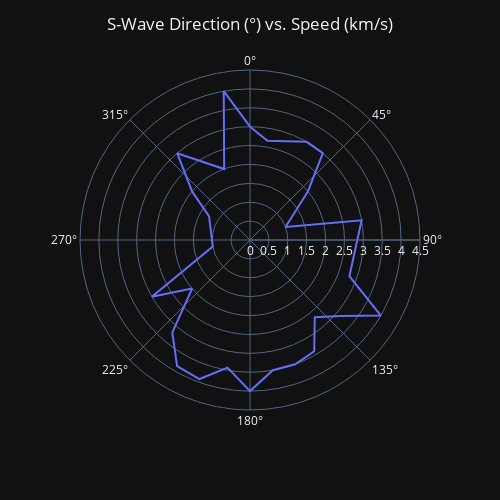

Notebook source saved alongside this figure:
### Code cell
#plot S-Waves
slog = pd.DataFrame()
slog = slog.assign(azi=log[log.phase == 'S'].azimuth)
slog = slog.assign(velocity=log[log.phase == 'S'].velocity)

def azi_binner(azi):
    if azi > 355:
        return 0
    else:
        return np.round(azi/10)*10
azis_binned = slog.get('azi').apply(azi_binner)
new_velocity = slog.get('velocity').apply(int)
slog = slog.assign(v = new_velocity)
slog = slog.assign(bins = azis_binned)
slog = slog.groupby('bins').mean().reset_index()

fig = px.line_polar(slog, r="v", theta="bins", line_close=True, range_r=[0,4.5], width =500, height =500, template="plotly_dark")
fig.update_layout(title_text='S-Wave Direction (\N{DEGREE SIGN}) vs. Speed (km/s)', title_x=0.5)
fig.show()

### Figure 1 — Plotly figure (JSON) as saved in the notebook; plotly's stock layout.template omitted (floating-point values rounded to 4 significant figures)
{"data": [{"hovertemplate": "v=%{r}<br>bins=%{theta}<extra></extra>", "legendgroup": "", "line": {"color": "#636efa", "dash": "solid"}, "marker": {"symbol": "circle"}, "mode": "lines", "name": "", "r": [3, 2.667, 3, 3, 2, 1, 3, 2.8, 4, 3.125, 2.667, 3.4, 3.5, 3.5, 4, 3.429, 3.917, 3.857, 3.2, 2, 3, 1, 1.25, 2, 3, 2, 4, 3], "showlegend": false, "subplot": "polar", "theta": [0, 10, 30, 40, 50, 70, 80, 110, 120, 130, 140, 150, 160, 170, 180, 190, 200, 210, 220, 230, 240, 260, 300, 310, 320, 340, 350, 0], "type": "scatterpolar"}], "layout": {"height": 500, "legend": {"tracegroupgap": 0}, "margin": {"t": 60}, "polar": {"angularaxis": {"direction": "clockwise", "rotation": 90, "type": "linear"}, "domain": {"x": [0, 1], "y": [0, 1]}, "radialaxis": {"autorange": false, "range": [0, 4.5], "type": "linear"}}, "title": {"text": "S-Wave Direction (°) vs. Speed (km/s)", "x": 0.5}, "width": 500}}
